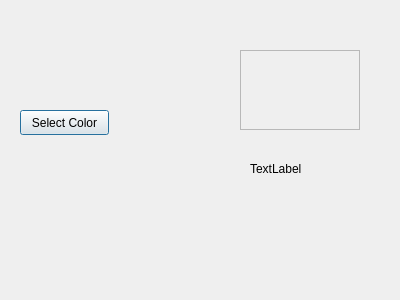
<?xml version="1.0" encoding="UTF-8"?>
<ui version="4.0">
 <class>Dialog</class>
 <widget class="QDialog" name="Dialog">
  <property name="geometry">
   <rect>
    <x>0</x>
    <y>0</y>
    <width>400</width>
    <height>300</height>
   </rect>
  </property>
  <property name="windowTitle">
   <string>Dialog</string>
  </property>
  <widget class="QFrame" name="color_frame">
   <property name="geometry">
    <rect>
     <x>240</x>
     <y>50</y>
     <width>120</width>
     <height>80</height>
    </rect>
   </property>
   <property name="frameShape">
    <enum>QFrame::StyledPanel</enum>
   </property>
   <property name="frameShadow">
    <enum>QFrame::Raised</enum>
   </property>
  </widget>
  <widget class="QPushButton" name="show_color_dialog">
   <property name="geometry">
    <rect>
     <x>20</x>
     <y>110</y>
     <width>89</width>
     <height>25</height>
    </rect>
   </property>
   <property name="text">
    <string>Select Color</string>
   </property>
  </widget>
  <widget class="QLabel" name="color_label">
   <property name="geometry">
    <rect>
     <x>250</x>
     <y>160</y>
     <width>67</width>
     <height>17</height>
    </rect>
   </property>
   <property name="text">
    <string>TextLabel</string>
   </property>
  </widget>
 </widget>
 <resources/>
 <connections>
  <connection>
   <sender>show_color_dialog</sender>
   <signal>clicked()</signal>
   <receiver>Dialog</receiver>
   <slot>show_color_dialog_F()</slot>
   <hints>
    <hint type="sourcelabel">
     <x>67</x>
     <y>122</y>
    </hint>
    <hint type="destinationlabel">
     <x>85</x>
     <y>185</y>
    </hint>
   </hints>
  </connection>
 </connections>
 <slots>
  <slot>show_color_dialog_F()</slot>
 </slots>
</ui>
